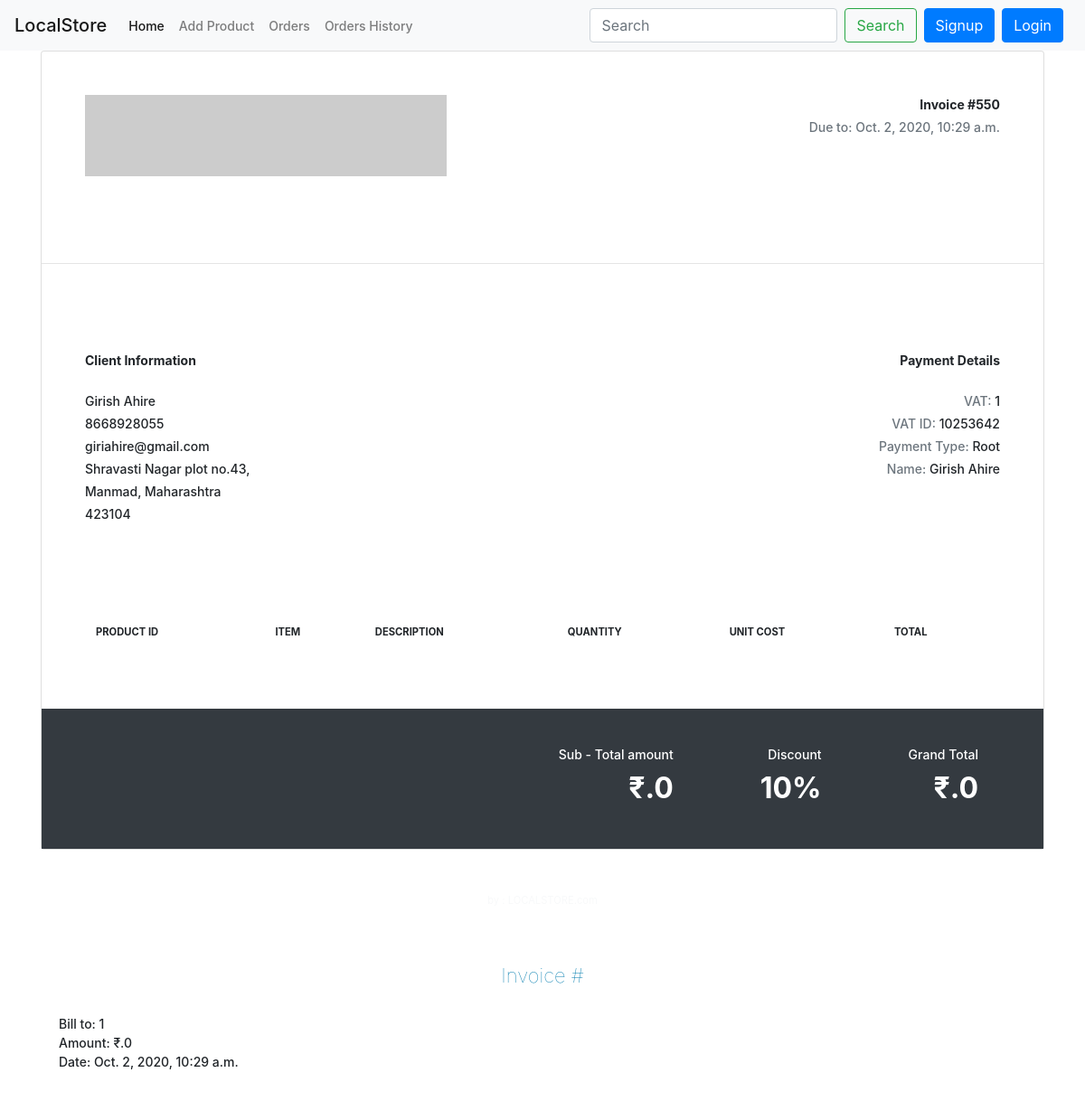
The page /store/bill/1 on the database its author committed.
### store/models.py (models this page shows, shortened)
class Order(models.Model):
    id = models.IntegerField(primary_key=True)
    person = models.ForeignKey(User, on_delete=models.CASCADE)
    items = models.ManyToManyField(Orderitem, through='Finalorder')
    name = models.CharField(max_length=500, default="")
    email = models.CharField(max_length=500, default="")
    address = models.CharField(max_length=500, default="")
    city = models.CharField(max_length=500, default="")
    state = models.CharField(max_length=500, default="")
    zip_code = models.CharField(max_length=500, default="")
    phone = models.CharField(max_length=500, default="")
    date_created = models.DateTimeField(auto_now_add=now)
    order_completed=models.BooleanField(default=False)
    """def get_status(self):
        for order_status in self.items.all():
            if order_status.get_total_status == "Delivered":
                self.order_completed=True
            else:
                self.order_completed=False
        return """

### store/views.py (the view)
# urls.py: path('bill/<int:myid>', views.bill, name='Billing'),
def bill(request,myid):
    itmpr = []
    stat = []
    cust = Order.objects.get(pk=myid)
    for k in cust.items.all():
        if request.user == k.item.owner:
            if k.item.discount_price:
                rsqty = k.item.discount_price * k.quantity
                itmpr.append(rsqty)
            else:
                nonrsty = k.item.prod_price * k.quantity
                itmpr.append(nonrsty)
    total = 0
    for j in itmpr:
        total = total + j
    context = {'cust': cust, 'total': total}
    return render(request,'store/bill.html',context )

### store/templates/store/bill.html (shortened to what this page needs)
{%extends 'store/layout.html'%}
{%block body%}
<div class="container">
<div class="row">
    <div class="col-12">
        <div class="card">
            <div class="card-body p-0">
                <div class="row p-5">
                    <div class="col-md-6">
                        <img src="http://via.placeholder.com/400x90?text=logo">
                    </div>
                    <div class="col-md-6 text-right">
                        <p class="font-weight-bold mb-1">Invoice #550</p>
                        <p class="text-muted">Due to: {{cust.date_created}}</p>
                    </div>
                </div>
                <hr class="my-5">
                <div class="row pb-5 p-5">
                    <div class="col-md-6">
                        <p class="font-weight-bold mb-4">Client Information</p>
                        <p class="mb-1">{{cust.name|capfirst}}</p>
                        <p class="mb-1">{{cust.phone}}</p>
                        <p class="mb-1">{{cust.email}}</p>
                        <p class="mb-1">{{cust.address|capfirst}}, </p>
                        <p class="mb-1">{{cust.city|capfirst}}, {{cust.state|capfirst}} </p>
                        <p class="mb-1">{{cust.zip_code}}</p>
                    </div>
                    <div class="col-md-6 text-right">
                        <p class="font-weight-bold mb-4">Payment Details</p>
                        <p class="mb-1"><span class="text-muted">VAT: </span> {{cust.id}}</p>
                        <p class="mb-1"><span class="text-muted">VAT ID: </span> 10253642</p>
                        <p class="mb-1"><span class="text-muted">Payment Type: </span> Root</p>
                        <p class="mb-1"><span class="text-muted">Name: </span> {{cust.name|capfirst}}</p>
                    </div>
                </div>
                <div class="row p-5">
                    <div class="col-md-12">
                        <table class="table">
                            <thead>
                                <tr>
                                    <th class="border-0 text-uppercase small font-weight-bold">Product ID</th>
                                    <th class="border-0 text-uppercase small font-weight-bold">Item</th>
                                    <th class="border-0 text-uppercase small font-weight-bold">Description</th>
                                    <th class="border-0 text-uppercase small font-weight-bold">Quantity</th>
                                    <th class="border-0 text-uppercase small font-weight-bold">Unit Cost</th>
                                    <th class="border-0 text-uppercase small font-weight-bold">Total</th>
                                </tr>
                            </thead>
                        </table>
                    </div>
                </div>
                <div class="d-flex flex-row-reverse bg-dark text-white p-4">
                    <div class="py-3 px-5 text-right">
                        <div class="mb-2">Grand Total</div>
                        <div class="h2 font-weight-bolder">₹.{{total}}</div>
                    </div>
                    <div class="py-3 px-5 text-right">
                        <div class="mb-2">Discount</div>
                        <div class="h2 font-weight-bolder">10%</div>
                    </div>
                    <div class="py-3 px-5 text-right">
                        <div class="mb-2">Sub - Total amount</div>
                        <div class="h2 font-weight-bolder">₹.{{total}}</div>
                    </div>
                </div>
            </div>
        </div>
    </div>
</div>
<div class="text-light mt-5 mb-5 text-center small">by : <a class="text-light" target="_blank" href="http://totoprayogo.com">LOCALSTORE.com</a></div>
<div class='wrapper'>
    <div class='header'>
        <p class='title'>Invoice # </p>
    </div>
    <div>
        <div class='details'>
            Bill to: {{cust.id}}<br />
            Amount: ₹.{{total}}<br />
            Date: <span>{{cust.date_created}}</span>
            <hr class='hrItem' />
        </div>
    </div>
</div></div>
{%endblock%}

### rows shown on the page
Order: date_created "Oct. 2, 2020, 10:29 a.m.", name "Girish Ahire", phone "8668928055", email "giriahire@gmail.com", address "Shravasti Nagar plot no.43", city "Manmad", state "Maharashtra", zip_code "423104", id "1"

### other values the page prints
{{ total }} "0"
